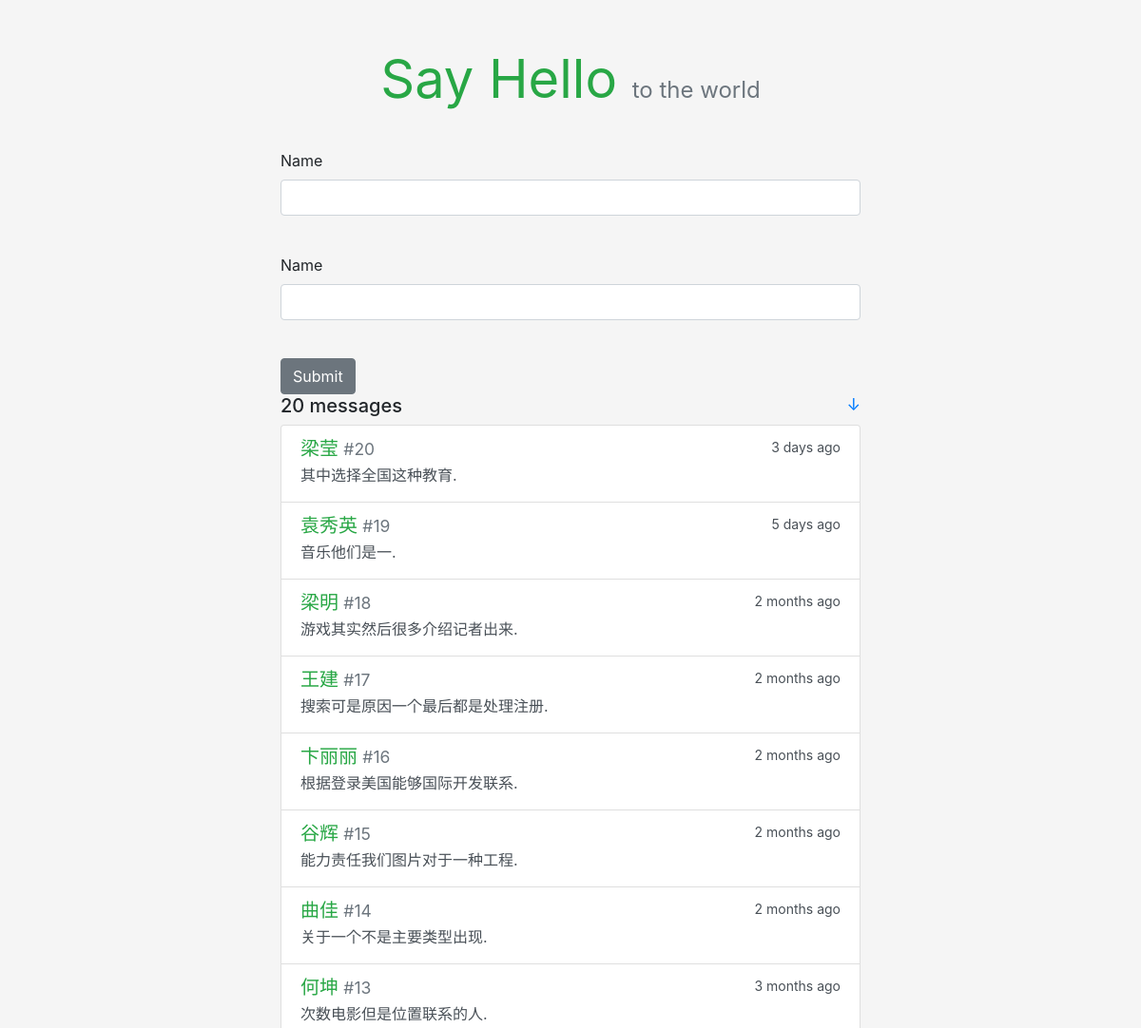
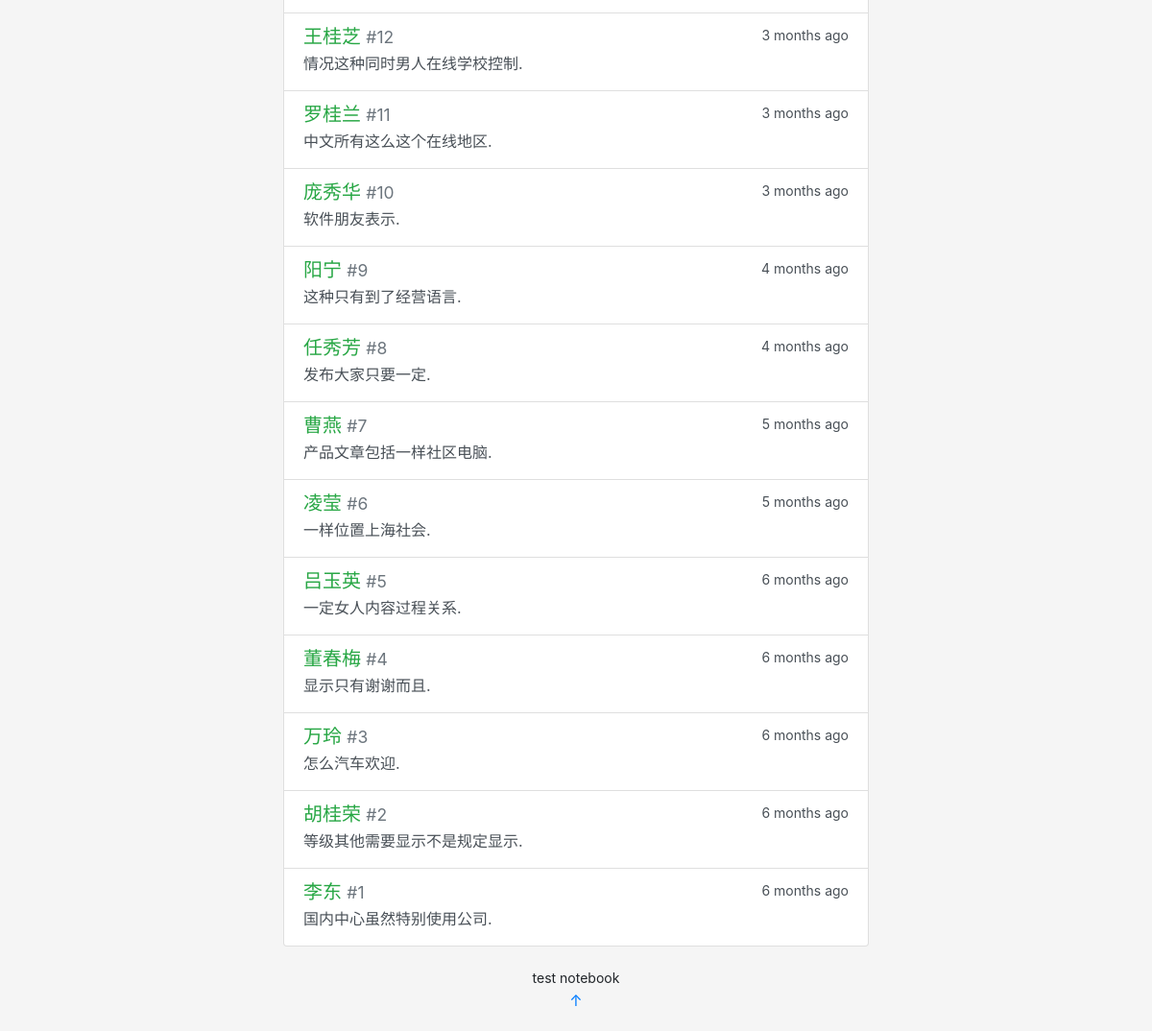
The page / on the database its author committed (2 pictures, top to bottom).
### notebook/models.py (models this page shows)
class Message(db.Model):
    id = db.Column(db.Integer, primary_key=True)
    name = db.Column(db.String(20))
    body = db.Column(db.String(200))
    timestamp = db.Column(db.DateTime, default=datetime.utcnow, index=True)

### notebook/views.py (the view, shortened to what this page needs)
@app.route('/', methods=['GET', 'POST'])
def index():
    form = HelloForm()
    messages = Message.query.order_by(Message.timestamp.desc()).all()
    return render_template('index.html', form=form, messages=messages)

### notebook/forms.py
class HelloForm(FlaskForm):
    name = StringField('Name',validators=[DataRequired(), Length(1,20)])
    body = TextAreaField('Message', validators=[DataRequired(), Length(1,200)])
    submit = SubmitField()

### notebook/templates/index.html (shortened to what this page needs)
{% extends 'base.html' %}
{% from 'macros.html' import form_field %}
{% block content %}
<div class="hello-form">
    <form method="post" action="{{request.full_path}}">
        <div class="form-group required">
            {{ form_field(form.name, class='form-control') }}
        </div>
        <div class="form-group required">
            {{ form_field(form.name, class='form-control') }}
        </div>
        {{ form.submit(class='btn btn-secondary') }}
    </form>
    <h5>{{ messages | length }} messages
        <small class="float-right">
            <a href="#bootom" title="Go Bottom">&darr;</a>
        </small>
    </h5>
    <div class="list-group">
        {% for message in messages %}
        <a class="list-group-item list-group-item-action flex-column">
            <div class="d-flex w-100 justify-content-between">
                <h5 class="mb-1 text-success">{{ message.name }}
                    <small class="text-muted"> #{{ loop.revindex }}</small>
                </h5>
                <small data-toggle="tooltip" data-placement="top" data-delay="500"
                       data-timestamp="{{ message.timestamp.strftime('%Y-%m-%dT%H:%M:%SZ') }}">
                    {{ moment(message.timestamp).fromNow(refresh=True) }}
                </small>
            </div>
            <p class="mb-1">{{ message.body }}</p>
        </a>
        {% endfor %}
    </div>
</div>
{% endblock %}

### notebook/templates/base.html (shortened to what this page needs)
<!DOCTYPE html>
<html lang="en">
<head>
    {{ bootstrap.load_css() }}
    <link rel="stylesheet" href="{{ url_for('static', filename='css/style.css') }}" type="text/css">
</head>
<body>
<main class="container">
    <header>
        <h1 class="text-center display-4">
            <a href="{{ url_for('index') }}" class="text-success"> <strong>Say Hello</strong></a>
            <small style="font-size: 24px" class="text-muted"> to the world</small>
        </h1>
    </header>
    {% block content %}
    {% endblock %}
    <footer class="text-center">
        {% block footer %}
        <small> test notebook </small>
        <p><a id="bottom" href="#" title="Go Top">&uarr;</a></p>
        {% endblock %}
    </footer>
</main>
</body>
</html>

### notebook/templates/macros.html (shortened to what this page needs)
{% macro form_field(field) %}
    {{ field.label }}<br>
    {{ field(**kwargs) }}<br>
{% endmacro %}

### notebook/static/css/style.css (style rules this page uses)
body { background-color: rgb(245, 245, 245) !important; }
p { overflow-wrap: break-word; word-wrap: break-word; }
.container { max-width: 640px !important; }
.hello-form { margin-bottom: 20px; }
header { margin: 50px 0 40px 0; }
header h1 { font-size: 60px; font-weight: bold; }
header a { text-decoration: none !important; }
footer { margin: 20px; }

### rows shown on the page
Message: name "梁莹", timestamp "3 days ago", body "其中选择全国这种教育."
Message: name "袁秀英", timestamp "5 days ago", body "音乐他们是一."
Message: name "梁明", timestamp "2 months ago", body "游戏其实然后很多介绍记者出来."
Message: name "王建", timestamp "2 months ago", body "搜索可是原因一个最后都是处理注册."
Message: name "卞丽丽", timestamp "2 months ago", body "根据登录美国能够国际开发联系."
Message: name "谷辉", timestamp "2 months ago", body "能力责任我们图片对于一种工程."
Message: name "曲佳", timestamp "2 months ago", body "关于一个不是主要类型出现."
Message: name "何坤", timestamp "3 months ago", body "次数电影但是位置联系的人."
Message: name "王桂芝", timestamp "3 months ago", body "情况这种同时男人在线学校控制."
Message: name "罗桂兰", timestamp "3 months ago", body "中文所有这么这个在线地区."
Message: name "庞秀华", timestamp "3 months ago", body "软件朋友表示."
Message: name "阳宁", timestamp "4 months ago", body "这种只有到了经营语言."
Message: name "任秀芳", timestamp "4 months ago", body "发布大家只要一定."
Message: name "曹燕", timestamp "5 months ago", body "产品文章包括一样社区电脑."
Message: name "凌莹", timestamp "5 months ago", body "一样位置上海社会."
Message: name "吕玉英", timestamp "6 months ago", body "一定女人内容过程关系."
Message: name "董春梅", timestamp "6 months ago", body "显示只有谢谢而且."
Message: name "万玲", timestamp "6 months ago", body "怎么汽车欢迎."
Message: name "胡桂荣", timestamp "6 months ago", body "等级其他需要显示不是规定显示."
Message: name "李东", timestamp "6 months ago", body "国内中心虽然特别使用公司."

### other values the page prints
{{ field.label }} "Name Name"
{{ messages | length }} "20"
